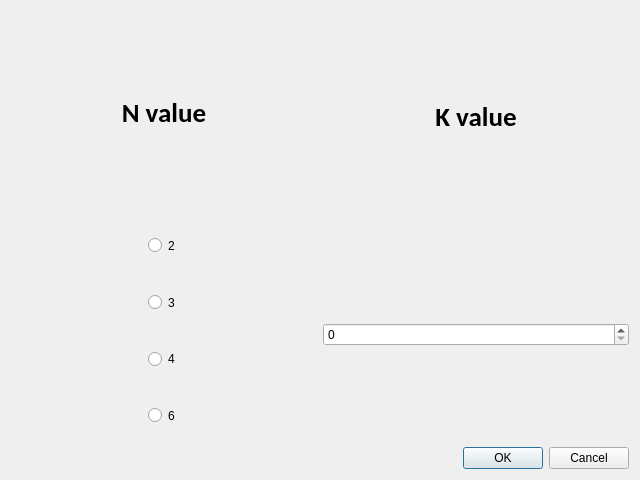
<?xml version="1.0" encoding="UTF-8"?>
<ui version="4.0">
 <class>DitherDialog</class>
 <widget class="QDialog" name="DitherDialog">
  <property name="geometry">
   <rect>
    <x>0</x>
    <y>0</y>
    <width>640</width>
    <height>480</height>
   </rect>
  </property>
  <property name="windowTitle">
   <string>Ordered Dither Options</string>
  </property>
  <layout class="QVBoxLayout" name="verticalLayout">
   <item>
    <layout class="QHBoxLayout" name="horizontalLayout" stretch="3,3">
     <item>
      <layout class="QVBoxLayout" name="verticalLayout_2" stretch="4,1,1,1,1">
       <item>
        <widget class="QLabel" name="label">
         <property name="font">
          <font>
           <family>Carlito</family>
           <pointsize>20</pointsize>
           <weight>75</weight>
           <bold>true</bold>
          </font>
         </property>
         <property name="text">
          <string>N value</string>
         </property>
         <property name="alignment">
          <set>Qt::AlignCenter</set>
         </property>
        </widget>
       </item>
       <item alignment="Qt::AlignHCenter">
        <widget class="QRadioButton" name="radioButton_2">
         <property name="sizePolicy">
          <sizepolicy hsizetype="Expanding" vsizetype="Expanding">
           <horstretch>0</horstretch>
           <verstretch>0</verstretch>
          </sizepolicy>
         </property>
         <property name="text">
          <string>2</string>
         </property>
        </widget>
       </item>
       <item alignment="Qt::AlignHCenter">
        <widget class="QRadioButton" name="radioButton_3">
         <property name="sizePolicy">
          <sizepolicy hsizetype="Minimum" vsizetype="Expanding">
           <horstretch>0</horstretch>
           <verstretch>0</verstretch>
          </sizepolicy>
         </property>
         <property name="text">
          <string>3</string>
         </property>
        </widget>
       </item>
       <item alignment="Qt::AlignHCenter">
        <widget class="QRadioButton" name="radioButton_4">
         <property name="sizePolicy">
          <sizepolicy hsizetype="Minimum" vsizetype="Expanding">
           <horstretch>0</horstretch>
           <verstretch>0</verstretch>
          </sizepolicy>
         </property>
         <property name="text">
          <string>4</string>
         </property>
        </widget>
       </item>
       <item alignment="Qt::AlignHCenter">
        <widget class="QRadioButton" name="radioButton_6">
         <property name="sizePolicy">
          <sizepolicy hsizetype="Minimum" vsizetype="Expanding">
           <horstretch>0</horstretch>
           <verstretch>0</verstretch>
          </sizepolicy>
         </property>
         <property name="text">
          <string>6</string>
         </property>
        </widget>
       </item>
      </layout>
     </item>
     <item>
      <layout class="QVBoxLayout" name="verticalLayout_3" stretch="1,1">
       <item>
        <widget class="QLabel" name="label_2">
         <property name="font">
          <font>
           <family>Carlito</family>
           <pointsize>20</pointsize>
           <weight>75</weight>
           <bold>true</bold>
          </font>
         </property>
         <property name="text">
          <string>K value</string>
         </property>
         <property name="alignment">
          <set>Qt::AlignCenter</set>
         </property>
        </widget>
       </item>
       <item alignment="Qt::AlignVCenter">
        <widget class="QSpinBox" name="spinBox">
         <property name="sizePolicy">
          <sizepolicy hsizetype="Expanding" vsizetype="Expanding">
           <horstretch>0</horstretch>
           <verstretch>0</verstretch>
          </sizepolicy>
         </property>
        </widget>
       </item>
      </layout>
     </item>
    </layout>
   </item>
   <item alignment="Qt::AlignBottom">
    <widget class="QDialogButtonBox" name="buttonBox">
     <property name="orientation">
      <enum>Qt::Horizontal</enum>
     </property>
     <property name="standardButtons">
      <set>QDialogButtonBox::Cancel|QDialogButtonBox::Ok</set>
     </property>
    </widget>
   </item>
  </layout>
 </widget>
 <resources/>
 <connections>
  <connection>
   <sender>buttonBox</sender>
   <signal>accepted()</signal>
   <receiver>DitherDialog</receiver>
   <slot>accept()</slot>
   <hints>
    <hint type="sourcelabel">
     <x>248</x>
     <y>254</y>
    </hint>
    <hint type="destinationlabel">
     <x>157</x>
     <y>274</y>
    </hint>
   </hints>
  </connection>
  <connection>
   <sender>buttonBox</sender>
   <signal>rejected()</signal>
   <receiver>DitherDialog</receiver>
   <slot>reject()</slot>
   <hints>
    <hint type="sourcelabel">
     <x>316</x>
     <y>260</y>
    </hint>
    <hint type="destinationlabel">
     <x>286</x>
     <y>274</y>
    </hint>
   </hints>
  </connection>
 </connections>
</ui>
